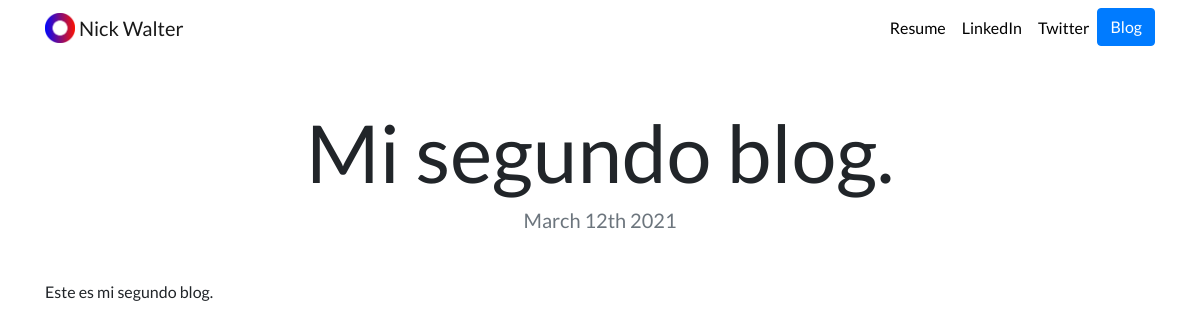
The app's page /blog/2/ with its own data.
### blog/models.py (models this page shows, shortened)
class Blog(models.Model):
	title = models.CharField(max_length=150)
	date = models.DateField()
	description = models.TextField(max_length=300)

### blog/views.py (the view)
# urls.py: path('<int:blog_id>/', views.detail, name='detail')
def detail(request, blog_id):
	blog = get_object_or_404(Blog, pk=blog_id)
	return render(request, 'blog/detail.html', {'blog': blog})

### blog/templates/blog/detail.html
{% extends "portfolio/base.html" %}
{% load static %}
{% block content %}
<h1 class="text-center mt-5" id="blogdetailtitle">{{ blog.title }}</h1>
<h5 class="text-center text-muted mb-5">{{ blog.date|date:'F jS Y' }}</h5>
{{ blog.description|safe }}
{% endblock %}

### portfolio/static/portfolio/custom.css (style rules this page uses)
body { font-family: 'Lato', sans-serif; }
@media (min-width: 992px) { #blogdetailtitle { font-size: 5rem; } }

### records on screen
Blog: title "Mi segundo blog.", date "March 12th 2021", description "Este es mi segundo blog."
